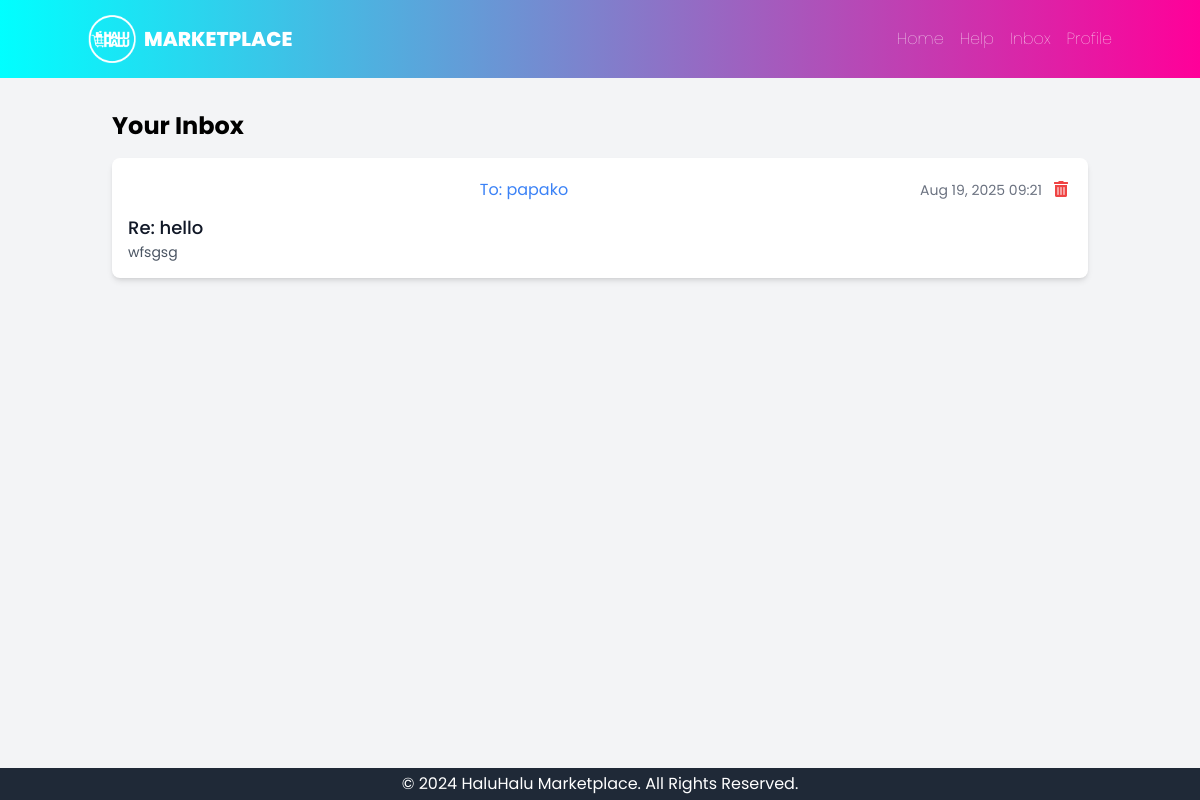
/messages/inbox/ (signed in), run on an earlier commit of the app's database.
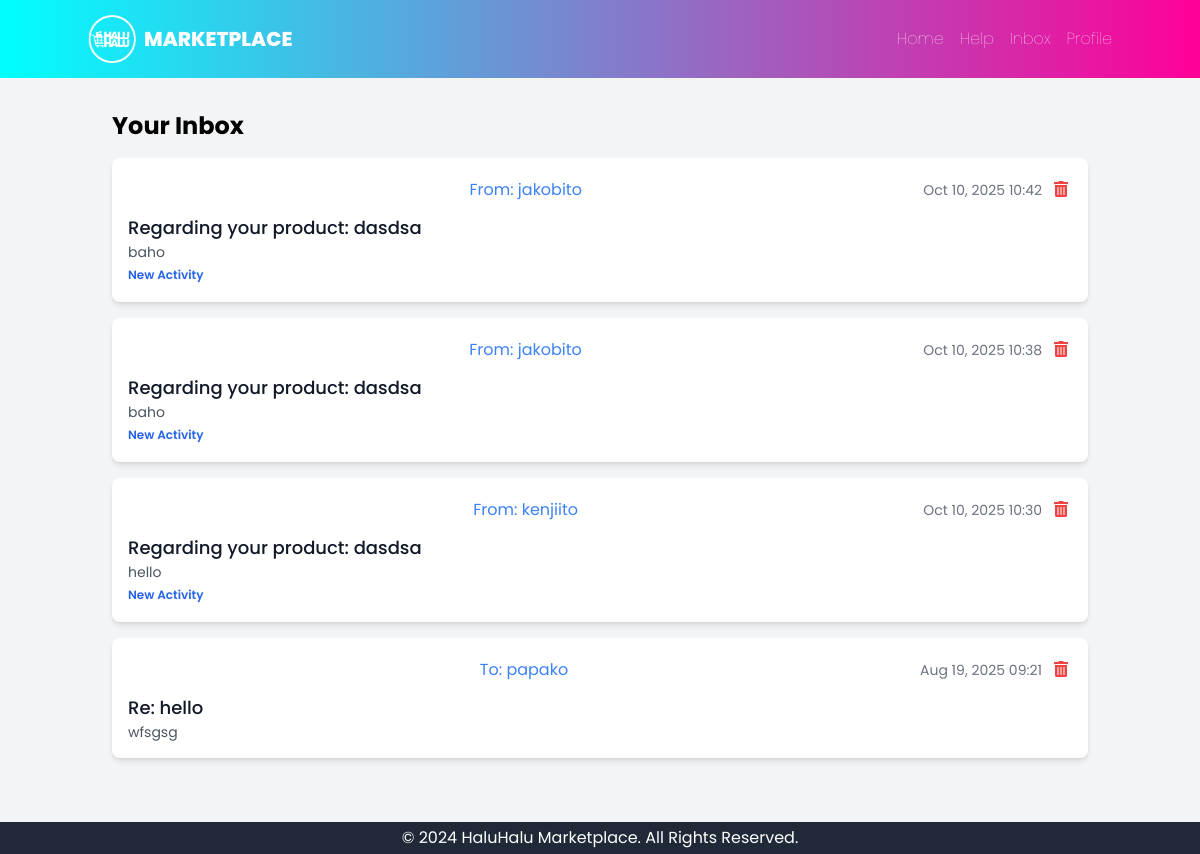
And on a later commit of the database.
### core/models.py (models this page shows, shortened)
class Message(models.Model):
    sender = models.ForeignKey(settings.AUTH_USER_MODEL, on_delete=models.CASCADE, related_name='sent_messages')
    receiver = models.ForeignKey(settings.AUTH_USER_MODEL, on_delete=models.CASCADE, related_name='received_messages')
    subject = models.CharField(max_length=255)
    body = models.TextField()
    sent_at = models.DateTimeField(auto_now_add=True)
    is_read = models.BooleanField(default=False)
    parent_message = models.ForeignKey('self', on_delete=models.SET_NULL, null=True, blank=True, related_name='replies')
    conversation_starter = models.ForeignKey('self', on_delete=models.SET_NULL, null=True, blank=True, related_name='conversation_messages_set')
    is_deleted_by_sender = models.BooleanField(default=False)
    is_deleted_by_receiver = models.BooleanField(default=False)
    class Meta:
        ordering = ['sent_at']

class CustomUser(AbstractUser):
    profile_pic = models.ImageField(upload_to='profile_pics', null=True, blank=True)

### core/views.py (the view)
# urls.py: path('messages/inbox/', InboxView.as_view(), name='inbox'),
class InboxView(LoginRequiredMixin, ListView):
    model = Message
    template_name = 'core/inbox.html'
    context_object_name = 'conversations'
    paginate_by = 10
    login_url = 'login'
    def get_queryset(self):
        user = self.request.user
        user_involved_conversation_starter_ids = Message.objects.filter(
            Q(sender=user, is_deleted_by_sender=False) | Q(receiver=user, is_deleted_by_receiver=False)
        ).values_list('conversation_starter__pk', flat=True)  # Get starter PKs of all involved messages
        user_involved_initial_message_ids = Message.objects.filter(
            Q(sender=user, is_deleted_by_sender=False, conversation_starter__isnull=True) |
            Q(receiver=user, is_deleted_by_receiver=False, conversation_starter__isnull=True)
        ).values_list('pk', flat=True)
        unique_starter_pks = set(list(user_involved_conversation_starter_ids) + list(user_involved_initial_message_ids))
        unique_starter_pks.discard(None)  # Remove None if present
        valid_conversation_starters = Message.objects.filter(
            pk__in=list(unique_starter_pks)
        ).filter(
            Q(sender=user, is_deleted_by_sender=False) | Q(receiver=user, is_deleted_by_receiver=False)
        )
        latest_messages_per_conversation = []
        for starter in valid_conversation_starters:
            latest_message_in_thread = Message.objects.filter(
                Q(conversation_starter=starter) | Q(pk=starter.pk)  # All messages related to this starter
            ).filter(
                Q(sender=user, is_deleted_by_sender=False) | Q(receiver=user, is_deleted_by_receiver=False)
            ).order_by('-sent_at').first()
            if latest_message_in_thread:
                latest_messages_per_conversation.append(latest_message_in_thread)
        return sorted(latest_messages_per_conversation, key=lambda x: x.sent_at, reverse=True)

### core/templates/core/inbox.html (shortened to what this page needs)
{% extends 'base.html' %}
{% block content %}
<h2 class="text-2xl font-bold mb-4">Your Inbox</h2>
{% if conversations %}
    <div class="space-y-4">
        {% for message in conversations %}
            <div class="block bg-white rounded-lg shadow-md p-4 hover:shadow-lg transition-shadow duration-200 relative">
                <a href="{% url 'message_detail' message.conversation_starter.pk|default:message.pk %}" class="block">
                    <div class="flex justify-between items-center mb-2">
                    <span class="font-semibold text-gray-800">
                        {% if request.user == message.sender %}
                            <a href="{% url 'profile' username=message.receiver.username %}" class="text-blue-500 hover:underline">To: {{ message.receiver.username }}</a>
                        {% else %}
                            <a href="{% url 'profile' username=message.sender.username %}" class="text-blue-500 hover:underline">From: {{ message.sender.username }}</a>
                        {% endif %}
                    </span>
                        <div class="flex items-center gap-2">
                            <span class="text-sm text-gray-500">{{ message.sent_at|date:"M d, Y H:i" }}</span>
                            <form action="{% url 'delete_conversation' message.conversation_starter.pk|default:message.pk %}" method="post" onsubmit="return confirm('Are you sure you want to delete this conversation? This will only remove it from your view.');">
                                <button type="submit" class="text-red-500 hover:text-red-700 p-1 rounded-full focus:outline-none focus:ring-2 focus:ring-red-500" aria-label="Delete conversation">
                                    <i class="fas fa-trash-alt"></i>
                                </button>
                            </form>
                        </div>
                    </div>
                    <h3 class="text-lg font-medium text-gray-900">{{ message.subject }}</h3>
                    <p class="text-gray-600 text-sm line-clamp-2">{{ message.body }}</p>
                    {% if request.user == message.receiver and not message.is_read %}
                        <span class="text-blue-600 text-xs font-semibold mt-1 inline-block">New Activity</span>
                    {% endif %}
                </a>
            </div>
        {% endfor %}
    </div>
{% else %}
    <p class="text-gray-600">Your inbox is empty. No conversations yet.</p>
{% endif %}
{% endblock %}

### core/templates/base.html (shortened to what this page needs)
<!DOCTYPE html>
<html lang="en">
<head>
    <script src="https://cdn.tailwindcss.com"></script>
    <link rel="stylesheet" href="https://cdnjs.cloudflare.com/ajax/libs/font-awesome/5.15.3/css/all.min.css">
</head>
<body class="bg-gray-100 flex flex-col min-h-screen">
    <nav class="navbar navbar-expand-lg navbar-dark">
        <div class="container mx-auto px-0 py-0 flex justify-between items-center">
            <a href="{% url 'base' %}" class="flex items-center space-x-2 hover-grow">
                <img src="/static/images/logo_white.png" alt=" " class="h-12 w-auto">
                <span class="font-extrabold text-xl">MARKETPLACE</span>
            </a>
            <div class="flex items-center space-x-4">
                <a href="{% url 'product_list' %}" class="text-white text-base font-thin hover:text-gray-300 transition duration-200">Home</a>
                <a href="{% url 'help' %}" class="text-white text-base font-thin hover:text-gray-300 transition duration-200">Help</a>
                {% if user.is_authenticated %}
                    <a href="{% url 'inbox' %}" class="text-white text-base font-thin hover:text-gray-300 transition duration-200">Inbox</a>
                    <a href="{% url 'my_profile' %}" class="text-white text-base font-thin hover:text-gray-300 transition duration-200">Profile</a>
                {% else %}
                    <a href="{% url 'signup' %}" class="text-white text-base font-thin hover:text-gray-300 transition duration-200">Sign Up</a>
                    <a href="{% url 'login' %}" class="px-2 py-1 bg-blue-500 text-white text-base rounded-md hover:bg-blue-600 transition duration-200">Login</a>
                {% endif %}
            </div>
        </div>
    </nav>
    <main class="container mx-auto px-6 py-8 flex-grow">
        {% block content %}{% endblock %}
    </main>
    <footer class="bg-gray-800 text-white px-4 py-1 text-center mt-8">
        <p>&copy; 2024 HaluHalu Marketplace. All Rights Reserved.</p>
    </footer>
    </body>
</html>

### core/templates/base.html (style rules this page uses)
body { font-family: 'Poppins', sans-serif; }
.navbar { background: linear-gradient(to right, #00ffff, #ff0099); padding: 15px 20px; color: white; font-size: 18px; }
.hover-grow { display: inline-block; transition: transform 0.2s ease; }

What changed in the data, as far as the page shows it:
added Message: sender.username "jakobito", sent_at "Oct 10, 2025 10:42", subject "Regarding your product: dasdsa", body "baho", is_read "New Activity"
added Message: sender.username "jakobito", sent_at "Oct 10, 2025 10:38", subject "Regarding your product: dasdsa", body "baho", is_read "New Activity"
added Message: sender.username "kenjiito", sent_at "Oct 10, 2025 10:30", subject "Regarding your product: dasdsa", body "hello", is_read "New Activity"
